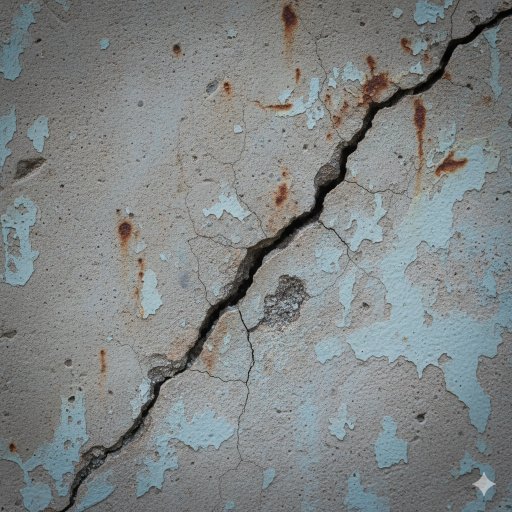
#> input picture CrackImage.png, 1024 x 1024 px, found by its file name (shown at 1/2 size)
$ jupyter execute --allow-errors Complete_OpenCV_Site_Inspection_Notebook.ipynb
#> lines starting #> are read from the running program, lines starting #| are printed output that depends on the picture; after the words box and inside, x2 and y2 are one past the last pixel; in counts of white or black regions, pixels touching at a corner belong together; long printed decimals are rounded
[cell 1]
# # Connecting Google Colab with Google Drive
# from google.colab import drive
# drive.mount('/content/drive')

[cell 2]
# Importing Required Packages
import numpy as np
import cv2
import os
from google.colab.patches import cv2_imshow
import matplotlib.pyplot as plt

# The Function is Used to Detect Crack for CrackImage.png file

### Parameter Values values:
    *  bilateralFilter --> 9,75,75
    *  Canny Edge Detection --> 50, 150
    *  Mprphological Kernel size --> (3,3)

[cell 3]
# Creating a function to get the crack segmentation
def get_crack_segmentation(image_path):

  # Step 1: Read the image
#> called with image_path = '/content/CrackImage.png'
    img = cv2.imread(image_path)
#> img is the input picture: shape (1024, 1024, 3); mean B, G, R 132.2, 132.1, 127.6
    if img is None:
        raise ValueError("Image not found or path is incorrect")

    # Step 2: Convert to grayscale
    gray = cv2.cvtColor(img, cv2.COLOR_BGR2GRAY)

    # Step 3: Apply smoothing (bilateral filter preserves edges)
    blur = cv2.bilateralFilter(gray, 9, 75, 75)

    # Step 4: Detect edges (potential cracks)
    edges = cv2.Canny(blur, 50, 150)

    # Step 5: Morphological operations to close gaps in cracks
    kernel = np.ones((3,3), np.uint8)
    crack_mask = cv2.dilate(edges, kernel, iterations=1)
    crack_mask = cv2.morphologyEx(crack_mask, cv2.MORPH_CLOSE, kernel)
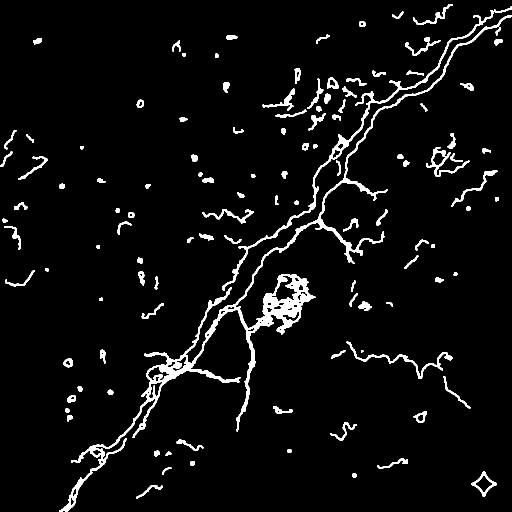
#> crack_mask: shape (1024, 1024) (shown at 1/2 size); 4.6% white; 116 white regions (1 under 20 px), largest, box (x1, y1, x2, y2) and area: (118, 30, 1024, 1024) 21462, (444, 13, 1024, 582) 4941, (693, 683, 906, 758) 1419

    # Step 6: Pixel-wise crack area (number of white pixels in mask)
    crack_area_px = np.sum(crack_mask > 0)
#> crack_area_px = 48221

    # Step 7: Create overlay for visualization
    overlay = img.copy()
    overlay[crack_mask > 0] = [0, 0, 255]  # Highlight cracks in red

    # Step 8: Show results
    plt.figure(figsize=(16,8))

    plt.subplot(2,3,1)
    plt.title("Original Image")
    plt.imshow(cv2.cvtColor(img, cv2.COLOR_BGR2RGB))
    plt.axis("off")

    plt.subplot(2,3,2)
    plt.title("Grayscale Image")
    plt.imshow(gray, cmap="gray")
    plt.axis("off")

    plt.subplot(2,3,3)
    plt.title("Canny Edges")
    plt.imshow(edges, cmap="gray")
    plt.axis("off")

    plt.subplot(2,3,4)
    plt.title("After Morphology (Mask)")
    plt.imshow(crack_mask, cmap="gray")
    plt.axis("off")

    plt.subplot(2,3,5)
    plt.title("Overlay (Crack Highlighted)")
    plt.imshow(cv2.cvtColor(overlay, cv2.COLOR_BGR2RGB))
    plt.axis("off")

    plt.tight_layout()
    plt.show()

    print("Crack area (in pixels):", crack_area_px)
#| Crack area (in pixels): 48221

    # Applying a Threshold value to Measure it a Crack is High or Low Based on Measurement
    if crack_area_px >= 40000:
      print("The Crack Severity is High")
    elif crack_area_px >= 20000 and crack_area_px < 40000:
      print("The Crack Severity is Medium")
    else:
      print("The Crack Severity is Low")

    return crack_area_px


# Example usage
if __name__ == "__main__":
  image_path = "/content/CrackImage.png"
  area = get_crack_segmentation(image_path)
#> area = 48221

# The Function is used to Detect Damp on the Image DampImage.png

### Different Parameter Values:
    * bilateralFilter --> 9, 75, 75
    * Canny Edge Detection --> 50, 150
    * hsv lower stain --> [15,80,80]
    * hsv upper stain --> [60,255,255]
    * hsv lower dark damp --> [0,0,0]
    * hsv upper dark damp --> [180,100,100]
    * Morphological kernel size --> (5,5)

[cell 4]
# Define function to get the Damp Segmentation
def get_damp_segmentation(image_path):

    # Step 1: Load image
#> called with image_path = '/content/DampImage.png'
    img = cv2.imread(image_path)
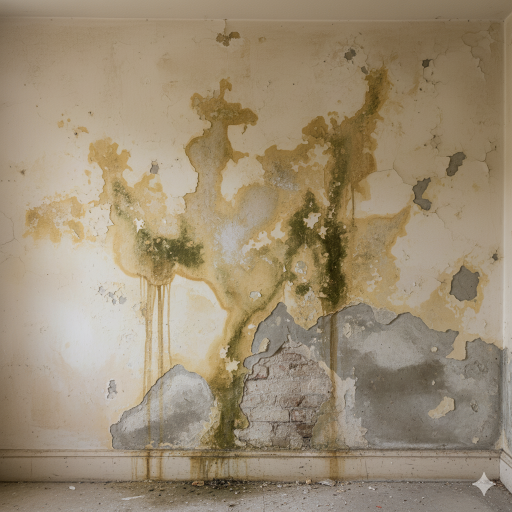
#> input picture DampImage.png, 1024 x 1024 px, found by its file name (shown at 1/2 size)
#> img is the input picture: shape (1024, 1024, 3); mean B, G, R 116.2, 140.8, 156.1
    if img is None:
        raise ValueError("Image not found or path is incorrect")

    # Step 2: Convert to grayscale
    gray = cv2.cvtColor(img, cv2.COLOR_BGR2GRAY)

    # Step 3: Apply bilateral filter (preserve edges while smoothing)
    blur = cv2.bilateralFilter(gray, 9, 75, 75)

    # Step 4: Edge detection for cracks
    edges = cv2.Canny(blur, 50, 150)
    crack_ratio = np.sum(edges > 0) / edges.size
#> crack_ratio = 0.00473

    # Step 5: HSV conversion for damp region detection
    hsv = cv2.cvtColor(img, cv2.COLOR_BGR2HSV)

    # # Damp often appears as dark/greenish/yellowish stains
    # lower_damp = np.array([15, 40, 40])   # adjust range for damp yellow/green
    # upper_damp = np.array([40, 255, 255])

    # Mask 1: Yellow/Green Stains (Fungal/Mold Growth) # H: 15-40 for Yellow/Green # S: min 40 # V: min 40
    lower_stain = np.array([15, 80, 80]) # [15, 80, 80]
    upper_stain = np.array([60, 255, 255]) # [0, 255, 255]
    mask_stain = cv2.inRange(hsv, lower_stain, upper_stain)

    # Mask 2: Dark/Gray Damp Areas (Low Saturation/Value) # H: Any hue (0-180) # S: Low Saturation (0-80) to catch gray # V: Low Value (0-150) to catch dark areas
    lower_dark_damp = np.array([0, 0, 0])
    upper_dark_damp = np.array([180, 100, 100]) # [180, 80, 150] # best: [180, 100, 100]
    mask_dark = cv2.inRange(hsv, lower_dark_damp, upper_dark_damp)

    # mask_damp = cv2.inRange(hsv, lower_damp, upper_damp)
    mask_damp = cv2.bitwise_or(mask_stain, mask_dark)

    # Step 6: Morphological cleanup of damp mask
    kernel = np.ones((5,5), np.uint8)
    mask_damp = cv2.morphologyEx(mask_damp, cv2.MORPH_CLOSE, kernel)
    mask_damp = cv2.morphologyEx(mask_damp, cv2.MORPH_OPEN, kernel)
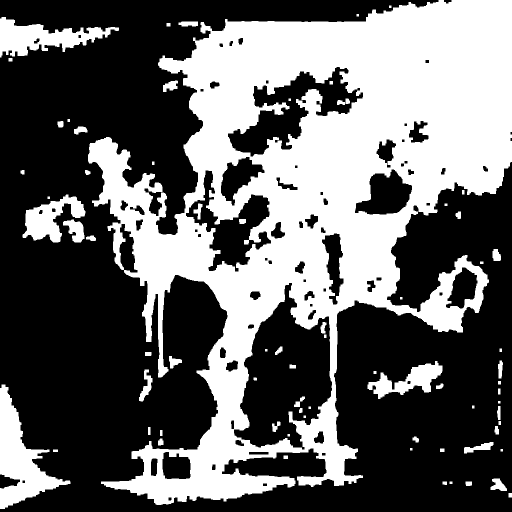
#> mask_damp: shape (1024, 1024) (shown at 1/2 size); 39.7% white; 73 white regions, largest, box (x1, y1, x2, y2) and area: (176, 0, 1024, 1010) 374196, (0, 769, 141, 1018) 13216, (0, 34, 238, 115) 8719

    damp_area_px = np.sum(mask_damp > 0)
#> damp_area_px = 415823
    damp_ratio = damp_area_px / mask_damp.size
#> damp_ratio = 0.397

    # Step 7: Overlay damp mask in red
    overlay = img.copy()
    overlay[mask_damp > 0] = [0, 0, 255]  # damp in red

    # Step 8: Display results in one row
    images = [
        (cv2.cvtColor(img, cv2.COLOR_BGR2RGB), "Original"),
        (gray, "Grayscale"),
        (edges, "Canny Edges"),
        (mask_damp, "Damp Mask"),
        (cv2.cvtColor(overlay, cv2.COLOR_BGR2RGB), "Damp Overlay")
    ]

    plt.figure(figsize=(18,4))
    for i, (im, title) in enumerate(images):
        plt.subplot(1, len(images), i+1)
        if len(im.shape) == 2:
            plt.imshow(im, cmap="gray")
        else:
            plt.imshow(im)
        plt.title(title, fontsize=10)
        plt.axis("off")
#> this loop made 5 passes
#> title on passes 1 to 4: 'Original', 'Grayscale', 'Canny Edges', 'Damp Mask'
    plt.tight_layout()
    plt.show()

    print("Crack Ratio:", crack_ratio)
#| Crack Ratio: 0.004727
    print("Damp Ratio:", damp_ratio)
#| Damp Ratio: 0.3966
    print("Damp Area (pixels):", damp_area_px)
#| Damp Area (pixels): 415823

    # Thresholding to Get the Severity of the Damp by its area
    if damp_area_px >= 350000:
      print("The Damp Severity is High")
    elif damp_area_px >= 200000 and damp_area_px < 350000:
      print("The Damp Severity is Medium")
    else:
      print("The Damp Severity is Low")

    return damp_area_px

# Example Usage
if __name__ == "__main__":
  image_path = "/content/DampImage.png"
  area = get_damp_segmentation(image_path)
#> area = 415823

# The Function is used to detect Damp on the Image DampImage_2.png

### Different Parameter Values for damp:
    * bilateralFilter --> 9, 75, 75
    * Canny Edge Detection --> 50, 150
    * hsv lower stain --> [5,20,150]
    * hsv upper stain --> [45,100,255]
    * hsv lower dark damp --> [0,0,70]
    * hsv upper dark damp --> [180,50,100]
    * Morphological kernel size --> (5,5)

### Different Parameter Values for Paint Peeling:
    * bilateralFilter --> 9, 75, 75
    * Canny Edge Detection --> 50, 150
    * hsv lower stain --> [15,80,80]
    * hsv upper stain --> [60,255,255]
    * hsv lower dark damp --> [0,0,0]
    * hsv upper dark damp --> [180,100,100]
    * Morphological kernel size --> (5,5)

[cell 5]
# [73 lines left out: function hole_segmentation, not called in this run]


#> (the rest of this cell did not finish here and is left out)

# This function is used on the Image PaintPeeling.png

### The Parameter values are:
    * hsv lower beige --> [10, 20,100]
    * hsv upper beige --> [35,120,255]
    * hsv lower green --> [45,60,60]
    * hsv upper green --> [80,200,150]
    * Morphological kernel sizes --> (3,3) and (7,7)

[cell 6]
# Define Function to Detect the Paint Peeling
def peeling_segmentation(image_path):
    # Step 1: Load image
    img = cv2.imread(image_path)
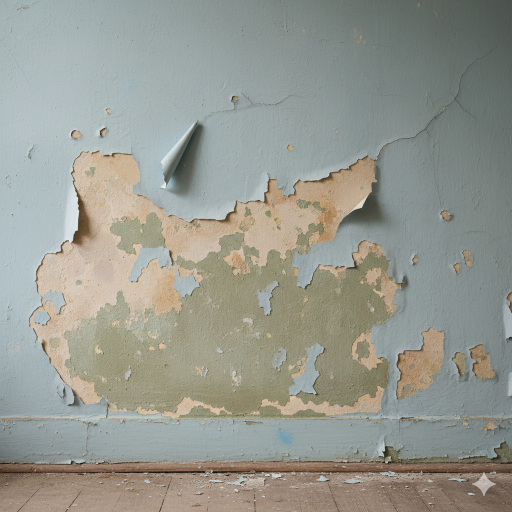
#> input picture PaintPeelingImage.png, 1024 x 1024 px, found by its file name (shown at 1/2 size)
#> img is the input picture: shape (1024, 1024, 3); mean B, G, R 143.9, 152.7, 150.6
    if img is None:
        raise ValueError(f"Image not found at path: {image_path}")

    # Step 2: Convert to HSV for robust color segmentation
    hsv = cv2.cvtColor(img, cv2.COLOR_BGR2HSV)

    # NOTE: To display the HSV image visually, we usually convert it back to BGR
    hsv_display = cv2.cvtColor(hsv, cv2.COLOR_HSV2BGR)

    # --- Step 3: Define HSV Masks for Exposed Layers ---

    # Mask 1: Beige/Tan Exposed Plaster
    lower_beige = np.array([10, 20, 100])
    upper_beige = np.array([35, 120, 255])
    mask_beige = cv2.inRange(hsv, lower_beige, upper_beige)

    # Mask 2: Inner Dark Green/Grayish Layer
    lower_green = np.array([45, 60, 60]) # [45, 50, 50]
    upper_green = np.array([80, 200, 150]) # [80, 200, 200]
    mask_green = cv2.inRange(hsv, lower_green, upper_green)

    # Combine the two masks using bitwise OR
    combined_mask = cv2.bitwise_or(mask_beige, mask_green)

    # --- Step 4: Morphological Cleanup ---
    kernel = np.ones((7, 7), np.uint8) # Closing kernel
    morphed_mask = cv2.morphologyEx(combined_mask, cv2.MORPH_CLOSE, kernel)

    kernel_small = np.ones((3, 3), np.uint8) # Opening kernel
    morphed_mask = cv2.morphologyEx(morphed_mask, cv2.MORPH_OPEN, kernel_small)
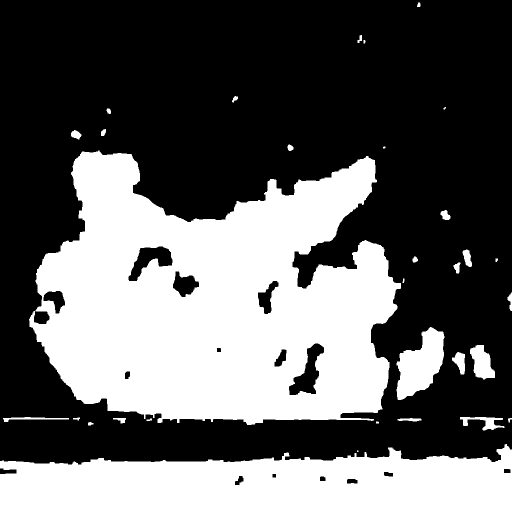
#> morphed_mask: shape (1024, 1024) (shown at 1/2 size); 38.1% white; 32 white regions (3 under 20 px), largest, box (x1, y1, x2, y2) and area: (58, 301, 802, 850) 277269, (0, 888, 1024, 1024) 106772, (793, 654, 889, 800) 8404

    # Step 5: Final Segmentation Mask
    segmentation_mask = morphed_mask.copy()

    # Step 6: Calculate Area and Create Overlay
    peel_area_pixels = np.sum(segmentation_mask > 0)
#> peel_area_pixels = 399543

    # Create the overlay
    overlay = img.copy()
    red_color_bgr = [0, 0, 255] # BGR for RED
    overlay[segmentation_mask > 0] = red_color_bgr

    # Step 7: Display results in a single row

    images = [
        (cv2.cvtColor(img, cv2.COLOR_BGR2RGB), "Original Image"),
        (cv2.cvtColor(hsv_display, cv2.COLOR_BGR2RGB), "HSV Conversion"),
        (morphed_mask, "Morphed Image"), # Result after morphology
        (segmentation_mask, "Segmentation Mask"), # Binary mask
        (cv2.cvtColor(overlay, cv2.COLOR_BGR2RGB), "Peeling Overlay")
    ]

    plt.figure(figsize=(20, 4)) # Adjusted figsize for 5 images
    num_images = len(images)
#> num_images = 5

    for i, (im, title) in enumerate(images):
        plt.subplot(1, num_images, i + 1)
        plt.title(title, fontsize=10)

        if len(im.shape) == 2:
            plt.imshow(im, cmap="gray")
        else:
            plt.imshow(im)

        plt.axis("off")
#> this loop made 5 passes

    plt.tight_layout()
    plt.show()
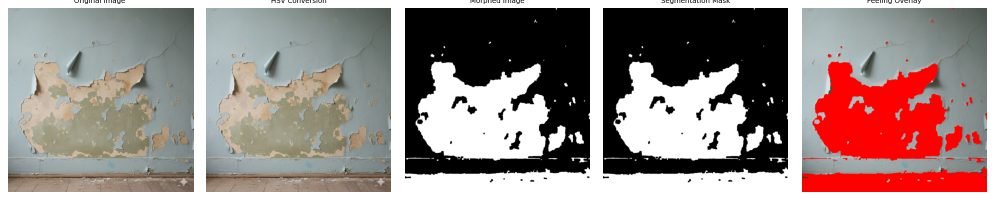
#> figure drawn by matplotlib, 5 panels

    print(f"Total Peeling Area (in pixels): {peel_area_pixels}")
#| Total Peeling Area (in pixels): 399543

    return segmentation_mask, peel_area_pixels

# Run the segmentation
image4_path = "/content/drive/MyDrive/WEBBIES_NOTEBOOKS/BERGER/Berger Ext QC and QA Price Suggestor/PaintPeelingImage.png"
mask, area = peeling_segmentation(image4_path) # Uncomment to run
#> area = 399543

# The Function to Analyse the the GreenWallImage.png file

### Parameter Values to set:
    * hsv lower v --> 30
    * hsv upper v --> 230
    * Canny Edge --> (50,150)
    * Morphological Kernel size --> (5,5)
    * Max saturation for testing --> 200
    * Highest Saturation --> 255

[cell 7]
import cv2
import numpy as np
import matplotlib.pyplot as plt

# The analyze_paint_fading function
def analyze_paint_fading(image_path):
    """
    Analyzes an image to determine the degree of paint fading based on color saturation,
    and calculates the area analyzed.

    Args:
        image_path (str): The path to the image file.

    Returns:
        tuple: (mean_saturation, fading_score, analyzed_area_pixels)
               - mean_saturation (float): Average saturation of the analyzed paint area.
               - fading_score (float): Score from 0 (New/Vibrant) to 100 (Severely Faded).
               - analyzed_area_pixels (int): The total number of pixels used for the analysis.
    """
    # Step 1: Load image
    img = cv2.imread(image_path)
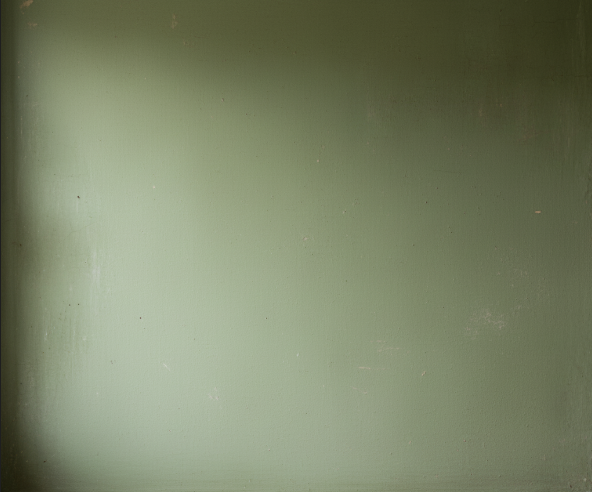
#> input picture GreenWallImage.png, 592 x 492 px, found by its file name
#> img is the input picture: shape (492, 592, 3); mean B, G, R 102.6, 130.7, 122.1
    if img is None:
        raise ValueError(f"Image not found at path: {image_path}")

    # Step 2: Convert to HSV for Saturation analysis
    hsv = cv2.cvtColor(img, cv2.COLOR_BGR2HSV)

    # Extract the Saturation channel (S-channel)
    saturation_channel = hsv[:, :, 1]
    value_channel = hsv[:, :, 2]

    # --- Step 3: Identify a Representative Area of the Paint (Masking) ---
    # Create a mask to isolate the wall surface (V between 50 and 230)
    lower_V = 50
    upper_V = 230
    wall_mask = cv2.inRange(value_channel, lower_V, upper_V)

    # Remove areas of complex texture (edges/cracks)
    gray = cv2.cvtColor(img, cv2.COLOR_BGR2GRAY)
#> gray: shape (492, 592)
    edges = cv2.Canny(gray, 50, 150)
    kernel = np.ones((5,5), np.uint8)
    edges_dilated = cv2.dilate(edges, kernel, iterations=1)

    # Final robust mask for the smooth, central wall area:
    texture_mask = cv2.bitwise_and(wall_mask, wall_mask, mask = ~edges_dilated)
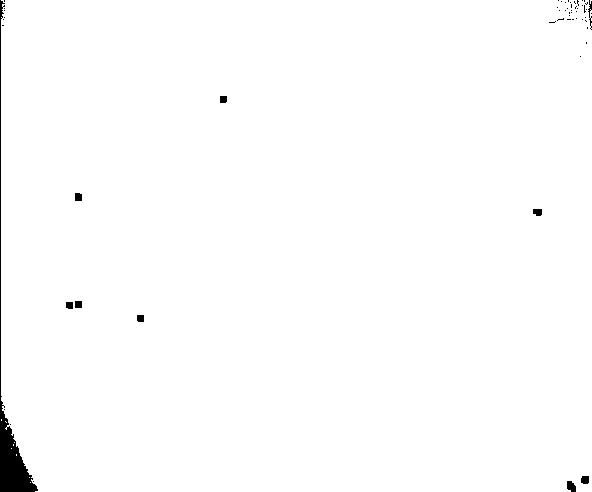
#> texture_mask: shape (492, 592); 99.1% white; 56 black regions (46 under 20 px), largest, box (x1, y1, x2, y2) and area: (0, 0, 38, 492) 2053, (567, 481, 576, 492) 77, (581, 476, 589, 484) 59

    # --- Step 4: Calculate Mean Saturation (The Fading Metric) ---
    # Use the robust mask to calculate the mean saturation only on the clean paint area.
    valid_pixels = saturation_channel[texture_mask > 0]

    if valid_pixels.size == 0:
        print("Warning: Could not isolate a clean paint area for analysis. Returning 0 saturation and 100 fading score.")
        mean_saturation = 0
    else:
        # Saturation values range from 0 (pure gray/white) to 255 (pure color)
        mean_saturation = np.mean(valid_pixels)
#> mean_saturation = 60.97

    # --- Step 4.5: Calculate Analyzed Area in Pixels ---
    # Count the number of white pixels in the texture_mask
    analyzed_area_pixels = np.sum(texture_mask > 0)
#> analyzed_area_pixels = 288628

    # --- Step 5: Calculate Fading Score ---
    max_saturation = 200 # Assumed Max Saturation (as per your code)
    if max_saturation <= 0:
        fading_score = 100.0
    else:
        fading_score = 100.0 * (1 - (mean_saturation / max_saturation))
#> fading_score = 69.51

    # Clamp score between 0 and 100
    fading_score = max(0, min(100, fading_score))

    # --- Step 6: Display Results ---

    # Create an overlay for the analyzed area
    overlay = img.copy()
    overlay[texture_mask > 0] = [255, 0, 0] # Highlight analyzed area in blue
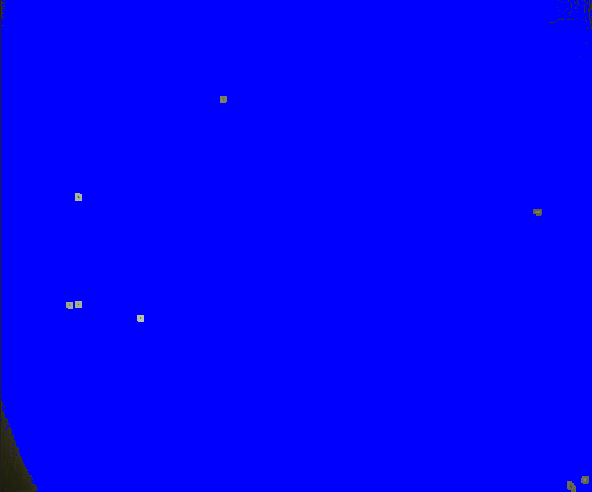
#> overlay: shape (492, 592, 3); mean B, G, R 253, 0.5, 0.5

    images = [
        (cv2.cvtColor(img, cv2.COLOR_BGR2RGB), "1. Original Image"),
        (texture_mask, "2. Analyzed Paint Mask"),
        (cv2.cvtColor(overlay, cv2.COLOR_BGR2RGB), "3. Analyzed Area Overlay")
    ]

    plt.figure(figsize=(15, 5))
    for i, (im, title) in enumerate(images):
        plt.subplot(1, len(images), i + 1)
        plt.title(title, fontsize=10)

        if len(im.shape) == 2:
            plt.imshow(im, cmap="gray")
        else:
            plt.imshow(im)

        plt.axis("off")
#> this loop made 3 passes
#> title on passes 1 to 3: '1. Original Image', '2. Analyzed Paint Mask', '3. Analyzed Area Overlay'

    plt.tight_layout()
    plt.show()
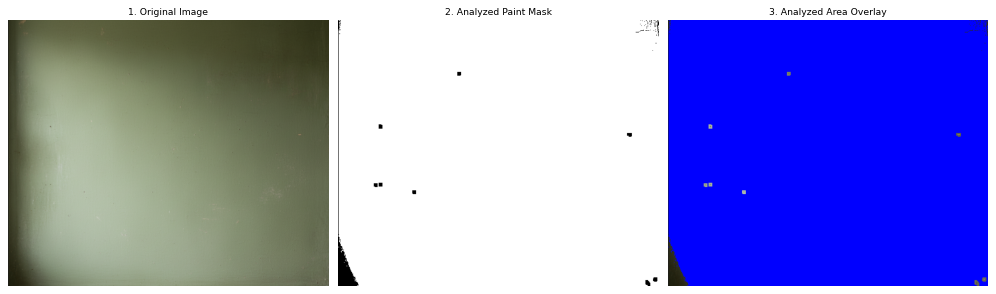
#> figure drawn by matplotlib, 3 panels

    print(f"Mean Paint Saturation (S-Channel): {mean_saturation:.2f} (Max 255)")
#| Mean Paint Saturation (S-Channel): 60.97 (Max 255)
    print(f"Assumed Max Saturation for Score: {max_saturation}")
    print(f"Estimated Fading Score (0=New, 100=Max Fade): {fading_score:.2f}")
#| Estimated Fading Score (0=New, 100=Max Fade): 69.51
    print(f"Analyzed Area (in pixels): {analyzed_area_pixels}") # New Output
#| Analyzed Area (in pixels): 288628

    return mean_saturation, fading_score, analyzed_area_pixels

# Execute the analysis
image5_path = "/content/drive/MyDrive/WEBBIES_NOTEBOOKS/BERGER/Berger Ext QC and QA Price Suggestor/GreenWallImage.png"
mean_sat, fade_score, analyzed_area = analyze_paint_fading(image5_path) # Uncomment to run
#> mean_sat = 60.97; fade_score = 69.51; analyzed_area = 288628
